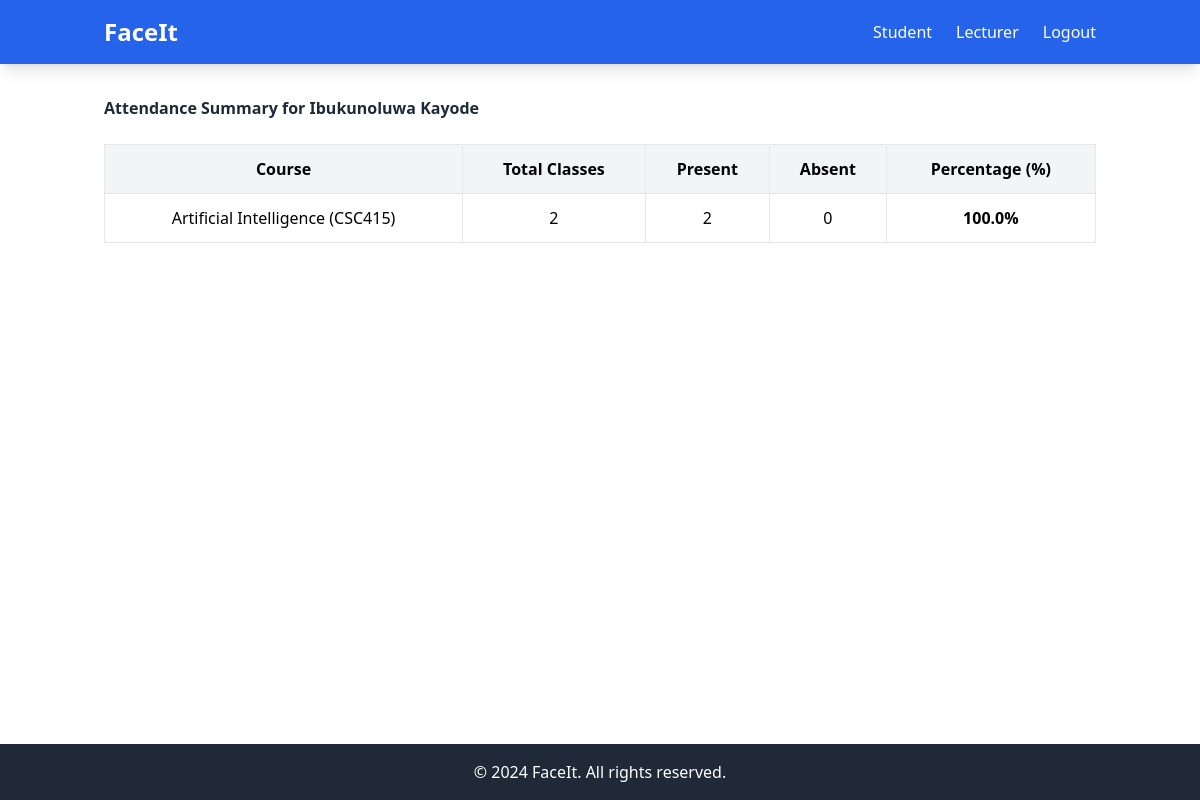
The page /attendance/summary (signed in) on the database its author committed.
### attendance/models.py (models this page shows, shortened)
class Student(AbstractBaseUser):
    matric_number = models.CharField(max_length=15, unique=True)
    name = models.CharField(max_length=100)
    email = models.EmailField(unique=True, blank=True, null=True)
    face_embedding = models.JSONField(null=True, blank=True)
    courses = models.ManyToManyField('Course', related_name='students')
    password = models.CharField(max_length=256)
    USERNAME_FIELD = 'matric_number'
    REQUIRED_FIELDS = []
    objects = UserManager()

class Attendance(models.Model):
    course = models.ForeignKey('Course', on_delete=models.CASCADE, related_name='attendance_records')
    student = models.ForeignKey('Student', on_delete=models.CASCADE, related_name='attendance_records')
    session = models.ForeignKey(ClassSession, on_delete=models.CASCADE, null=True)
    status = models.BooleanField(default=False)
    class Meta:
        unique_together = ('student', 'session')

class Course(models.Model):
    course_code = models.CharField(max_length=10, unique=True)
    course_name = models.CharField(max_length=100)
    description = models.TextField(blank=True, null=True)

### attendance/views.py (the view)
# urls.py: path('summary', student_attendance_summary, name="attendance-summary")
@student_login_required
def student_attendance_summary(request):
    student = Student.objects.get(pk=request.session['student_id'])
    courses = student.courses.all()
    attendance_data = []
    for course in courses:
        sessions = ClassSession.objects.filter(course=course)
        total_classes = sessions.count()
        presents = Attendance.objects.filter(
            student=student,
            course=course,
            status=True
        ).count()
        absents = total_classes - presents
        percent = round((presents / total_classes) * 100, 2) if total_classes > 0 else 0
        attendance_data.append({
            "course_name": course.course_name,
            "course_code": course.course_code,
            "total_classes": total_classes,
            "present": presents,
            "absent": absents,
            "percent": percent,
        })
    return render(request, "attendance/student_summary.html", {
        "attendance_data": attendance_data,
        "student": student,
    })

### attendance/templates/attendance/student_summary.html
{% extends "base.html" %}
{% block content %}
<div class="max-w-4xl mx-auto mt-10 p-6 bg-white shadow rounded-lg">
    <h2 class="text-xl font-bold text-gray-800 mb-6">Attendance Summary for {{ student.name }}</h2>
    {% if attendance_data %}
        <table class="w-full table-auto border-collapse">
            <thead>
                <tr class="bg-gray-100">
                    <th class="p-3 border">Course</th>
                    <th class="p-3 border">Total Classes</th>
                    <th class="p-3 border">Present</th>
                    <th class="p-3 border">Absent</th>
                    <th class="p-3 border">Percentage (%)</th>
                </tr>
            </thead>
            <tbody>
                {% for item in attendance_data %}
                    <tr class="text-center">
                        <td class="p-3 border">{{ item.course_name }} ({{ item.course_code }})</td>
                        <td class="p-3 border">{{ item.total_classes }}</td>
                        <td class="p-3 border text-green-600">{{ item.present }}</td>
                        <td class="p-3 border text-red-600">{{ item.absent }}</td>
                        <td class="p-3 border font-semibold">{{ item.percent }}%</td>
                    </tr>
                {% endfor %}
            </tbody>
        </table>
    {% else %}
        <p class="text-gray-600">No attendance records available.</p>
    {% endif %}
</div>
{% endblock %}

### rows shown on the page
Student: name "Ibukunoluwa Kayode"
Attendance: course_name "Artificial Intelligence", course_code "CSC415", total_classes "2", present "2", absent "0", percent "100.0"
